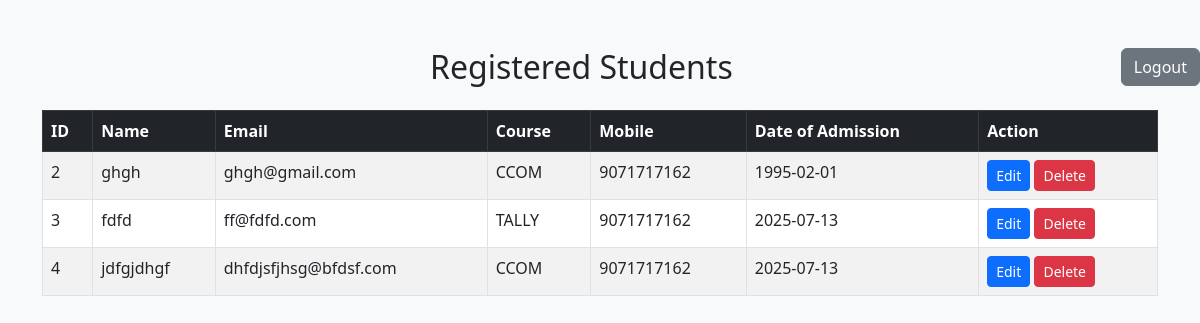
Page /students (signed in) on the committed database.
### tables this page shows
CREATE TABLE students (
    id INTEGER PRIMARY KEY AUTOINCREMENT,
    name TEXT NOT NULL,
    email TEXT,
    course TEXT,
    mobile TEXT,
    admission_date TEXT
);

### app.py (the view)
@app.route('/students')
def students():
    if not session.get('logged_in'):
        return redirect(url_for('login'))
    conn = get_db_connection()
    students = conn.execute('SELECT * FROM students').fetchall()
    conn.close()
    return render_template('students.html', students=students)

### app.py (called while the page is built)
def get_db_connection():
    conn = sqlite3.connect('database.db')
    conn.row_factory = sqlite3.Row
    return conn

### templates/students.html (shortened to what this page needs)
<!DOCTYPE html>
<html>
<head>
    <link href="https://cdn.jsdelivr.net/npm/bootstrap@5.3.0/dist/css/bootstrap.min.css" rel="stylesheet">
</head>
<body class="bg-light">
<a href="{{ url_for('logout') }}" class="btn btn-secondary float-end mb-3">Logout</a>
<div class="container mt-5">
    <h2 class="mb-4 text-center">Registered Students</h2>
    <table class="table table-bordered table-striped table-hover">
        <thead class="table-dark">
            <tr>
                <th>ID</th>
                <th>Name</th>
                <th>Email</th>
                <th>Course</th>
                <th>Mobile</th>
                <th>Date of Admission</th>
                <th>Action</th>
            </tr>
        </thead>
        <tbody>
            {% for student in students %}
            <tr>
                <td>{{ student.id }}</td>
                <td>{{ student.name }}</td>
                <td>{{ student.email }}</td>
                <td>{{ student.course }}</td>
                <td>{{ student.mobile }}</td>
                <td>{{ student.admission_date }}</td>
                <td>
                    <a href="/edit/{{ student.id }}" class="btn btn-sm btn-primary">Edit</a>
                    <form method="POST" action="/delete/{{ student.id }}" style="display:inline;" onsubmit="return confirm('Are you sure you want to delete this student?');">
                        <button type="submit" class="btn btn-sm btn-danger">Delete</button>
                    </form>
                </td>
            </tr>
            {% endfor %}
        </tbody>
    </table>
</div>
</body>
</html>

### rows in the picture
students: id "2", name "ghgh", email "ghgh@gmail.com", course "CCOM", mobile "9071717162", admission_date "1995-02-01"
students: id "3", name "fdfd", email "ff@fdfd.com", course "TALLY", mobile "9071717162", admission_date "2025-07-13"
students: id "4", name "jdfgjdhgf", email "dhfdjsfjhsg@bfdsf.com", course "CCOM", mobile "9071717162", admission_date "2025-07-13"
